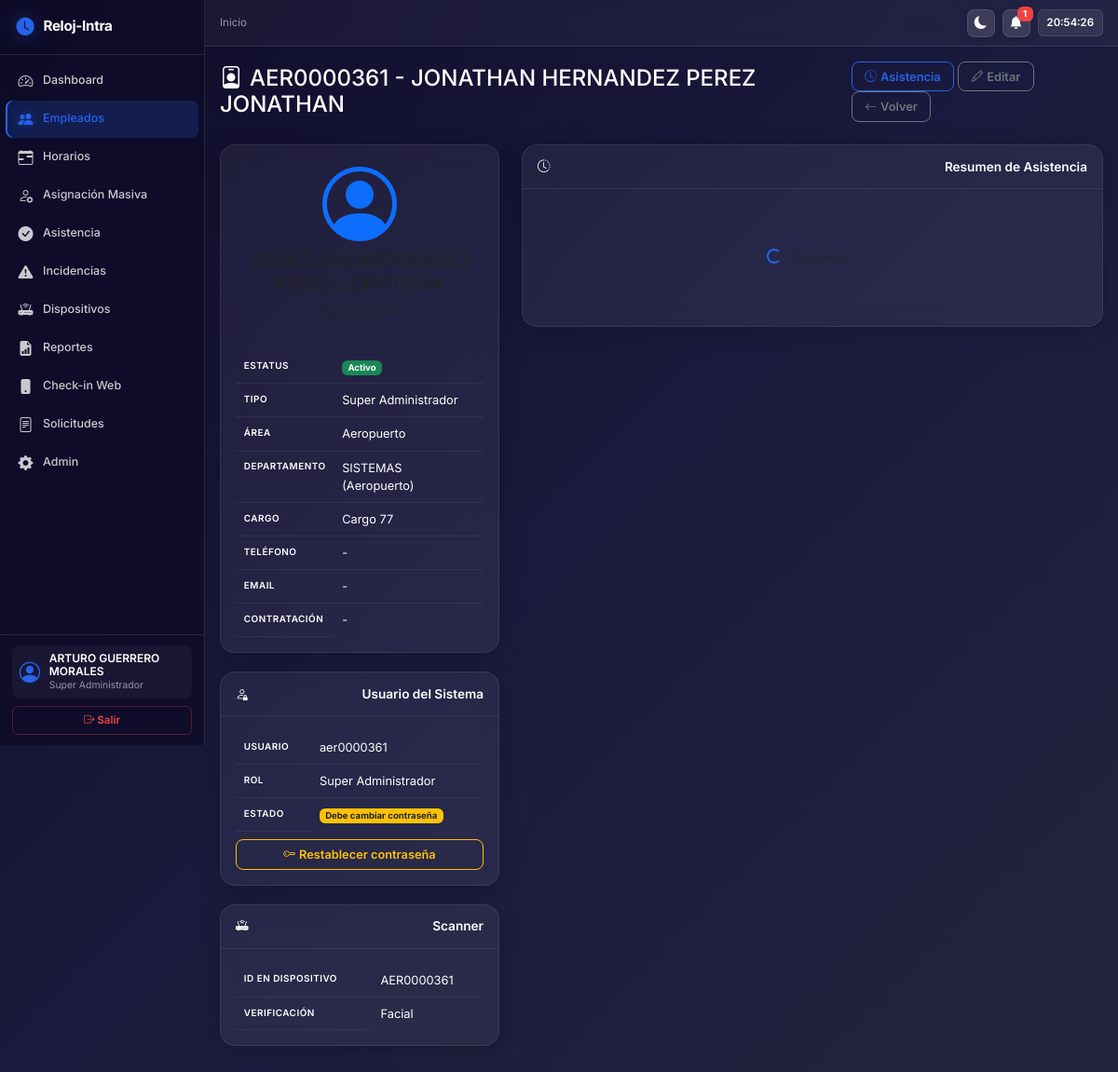
The app's page /empleados/257/ (signed in) with its own data.
### apps/cuentas/models.py (models this page shows, shortened)
class Usuario(AbstractUser):
    ROLES = [
        ('normal', 'Normal'),
        ('admin', 'Administrador'),
        ('superadmin', 'Super Administrador'),
    ]
    rol = models.CharField('Rol', max_length=20, choices=ROLES, default='normal')
    debe_cambiar_password = models.BooleanField('Debe cambiar contraseña', default=False)
    class Meta:
        verbose_name = 'Usuario'
        verbose_name_plural = 'Usuarios'
        db_table = 'usuarios'

### apps/empleados/models.py (models this page shows, shortened)
class Empleado(models.Model):
    ESTATUS = [
        ('activo', 'Activo'),
        ('inactivo', 'Inactivo'),
        ('renuncia', 'Renuncia'),
    ]
    TIPO_EMPLEADO = [
        ('empleado', 'Empleado'),
        ('admin', 'Administrador'),
        ('superadmin', 'Super Administrador'),
    ]
    TIPO_VERIFICACION = [
        ('huella', 'Huella'),
        ('facial', 'Facial'),
        ('ambos', 'Huella y Facial'),
    ]
    GENERO = [
        ('masculino', 'Masculino'),
        ('femenino', 'Femenino'),
        ('otro', 'Otro'),
    ]
    id_original = models.CharField('ID original', max_length=20, unique=True,
                                   help_text='Código del empleado ej: AER015')
    nombre = models.CharField('Nombre(s)', max_length=100)
    apellidos = models.CharField('Apellidos', max_length=200, default='')
    departamento = models.ForeignKey(
        'organizacion.Departamento', on_delete=models.SET_NULL,
        null=True, blank=True, verbose_name='Departamento'
    )
    cargo = models.ForeignKey(
        Cargo, on_delete=models.SET_NULL,
        null=True, blank=True, verbose_name='Cargo'
    )
    tipo_empleado = models.CharField('Tipo de empleado', max_length=20, choices=TIPO_EMPLEADO, default='empleado')
    telefono = models.CharField('Teléfono', max_length=20, blank=True, default='')
    email = models.EmailField('Correo electrónico', blank=True, default='')
    estatus = models.CharField('Estatus', max_length=20, choices=ESTATUS, default='activo')
    fecha_ingreso = models.DateField('Fecha de contratación', null=True, blank=True)
    fecha_renuncia = models.DateField('Fecha de renuncia', null=True, blank=True)
    fecha_recontratacion = models.DateField('Fecha de recontratación', null=True, blank=True)
    user = models.OneToOneField(
        settings.AUTH_USER_MODEL, on_delete=models.SET_NULL,
        null=True, blank=True, verbose_name='Usuario del sistema'
    )
    nss = models.CharField('NSS', max_length=20, blank=True, default='')
    ciudad = models.CharField('Ciudad', max_length=100, blank=True, default='')
    cp = models.CharField('Código Postal', max_length=10, blank=True, default='')
    nacionalidad = models.CharField('Nacionalidad', max_length=100, blank=True, default='')
    genero = models.CharField('Género', max_length=20, choices=GENERO, blank=True, default='')
    id_en_dispositivo = models.CharField('ID en scanner', max_length=50, blank=True, default='',
                                         help_text='ID del empleado dentro del dispositivo ZKTeco')
    tipo_verificacion_scanner = models.CharField(
        'Tipo verificación', max_length=20, choices=TIPO_VERIFICACION,
        default='facial', help_text='Huella, facial o ambos'
    )
    foto = models.ImageField('Foto', upload_to='fotos/', blank=True,
        validators=[FileExtensionValidator(allowed_extensions=['jpg', 'jpeg', 'png'])])
    pendiente_push = models.BooleanField('Pendiente de push al escáner', default=False,
                                         help_text='Si está activo, el dato se enviará al escáner en la próxima solicitud getrequest')
    creado_en = models.DateTimeField('Creado en', auto_now_add=True)
    actualizado_en = models.DateTimeField('Actualizado en', auto_now=True)
    class Meta:
        verbose_name = 'Empleado'
        verbose_name_plural = 'Empleados'
        db_table = 'empleados'
        ordering = ['nombre']
        indexes = [
            models.Index(fields=['estatus']),
            models.Index(fields=['departamento']),
        ]
    @property
    def nombre_completo(self):
        return f'{self.nombre} {self.apellidos}'.strip()

class Cargo(models.Model):
    nombre = models.CharField('Nombre', max_length=100, unique=True)
    class Meta:
        verbose_name = 'Cargo'
        verbose_name_plural = 'Cargos'
        db_table = 'cargos'
        ordering = ['nombre']
    def __str__(self):
        return self.nombre

### apps/organizacion/models.py (models this page shows)
class Departamento(models.Model):
    nombre = models.CharField('Nombre', max_length=100)
    area = models.ForeignKey(
        Area, on_delete=models.CASCADE,
        related_name='departamentos', verbose_name='Area'
    )
    class Meta:
        verbose_name = 'Departamento'
        verbose_name_plural = 'Departamentos'
        db_table = 'departamentos'
        ordering = ['nombre']
        unique_together = ['nombre', 'area']
    def __str__(self):
        return f'{self.nombre} ({self.area.nombre})'

class Area(models.Model):
    nombre = models.CharField('Nombre', max_length=100, unique=True)
    responsable = models.ForeignKey(
        'empleados.Empleado', on_delete=models.SET_NULL,
        null=True, blank=True, verbose_name='Responsable',
        related_name='area_responsable'
    )
    class Meta:
        verbose_name = 'Area'
        verbose_name_plural = 'Areas'
        db_table = 'areas'
        ordering = ['nombre']
    def __str__(self):
        return self.nombre

### apps/empleados/views.py (the view)
# urls.py: path('<int:pk>/', views.detalle_empleado, name='detalle-empleado'),
@login_required
def detalle_empleado(request, pk):
    empleado = get_object_or_404(
        Empleado.objects.select_related('departamento__area', 'cargo', 'user'), pk=pk
    )
    return render(request, 'empleados/detalle.html', {
        'empleado': empleado,
    })

### templates/empleados/detalle.html (shortened to what this page needs)
{% extends 'base.html' %}
{% block content %}
<div class="d-flex justify-content-between align-items-center mb-4">
  <h4 class="mb-0"><i class="bi bi-person-badge me-2"></i>{{ empleado.id_original }} - {{ empleado.nombre_completo }}</h4>
  <div>
    <a href="{% url 'detalle-asistencia' empleado.id %}" class="btn btn-outline-primary btn-sm"><i class="bi bi-clock-history me-1"></i>Asistencia</a>
    <a href="{% url 'editar-empleado' empleado.id %}" class="btn btn-outline-secondary btn-sm"><i class="bi bi-pencil me-1"></i>Editar</a>
    <a href="{% url 'lista-empleados' %}" class="btn btn-outline-secondary btn-sm"><i class="bi bi-arrow-left me-1"></i>Volver</a>
  </div>
</div>
<div class="row">
  <div class="col-md-4">
    <div class="card">
      <div class="card-body text-center">
        {% if empleado.foto %}
        <img src="{{ empleado.foto.url }}" class="rounded-circle mb-3" width="120" height="120" style="object-fit:cover;">
        {% else %}
        <i class="bi bi-person-circle display-1 text-primary mb-3"></i>
        {% endif %}
        <h5>{{ empleado.nombre_completo }}</h5>
        <p class="text-muted">{{ empleado.id_original }}</p>
        <hr>
        <table class="table table-sm small text-start">
          <tr><th>Estatus</th><td>
            {% if empleado.estatus == 'activo' %}
            <span class="badge bg-success">Activo</span>
            {% elif empleado.estatus == 'renuncia' %}
            <span class="badge bg-danger">Renuncia</span>
            {% else %}
            <span class="badge bg-secondary">Inactivo</span>
            {% endif %}
          </td></tr>
          <tr><th>Tipo</th><td>{{ empleado.get_tipo_empleado_display }}</td></tr>
          <tr><th>Área</th><td>{{ empleado.departamento.area|default:'-' }}</td></tr>
          <tr><th>Departamento</th><td>{{ empleado.departamento|default:'-' }}</td></tr>
          <tr><th>Cargo</th><td>{{ empleado.cargo|default:'-' }}</td></tr>
          <tr><th>Teléfono</th><td>{{ empleado.telefono|default:'-' }}</td></tr>
          <tr><th>Email</th><td>{{ empleado.email|default:'-' }}</td></tr>
          <tr><th>Contratación</th><td>{{ empleado.fecha_ingreso|date:'d/m/Y'|default:'-' }}</td></tr>
        </table>
      </div>
    </div>
    {% if empleado.user %}
    <div class="card mt-3">
      <div class="card-header"><i class="bi bi-person-lock me-2"></i>Usuario del Sistema</div>
      <div class="card-body">
        <table class="table table-sm small mb-2">
          <tr><th>Usuario</th><td>{{ empleado.user.username }}</td></tr>
          <tr><th>Rol</th><td>{{ empleado.user.get_rol_display }}</td></tr>
          <tr><th>Estado</th><td>
            {% if empleado.user.debe_cambiar_password %}
            <span class="badge bg-warning text-dark">Debe cambiar contraseña</span>
            {% else %}
            <span class="badge bg-success">Contraseña activa</span>
            {% endif %}
          </td></tr>
        </table>
        <a href="{% url 'restablecer-contrasena' empleado.user.id %}" class="btn btn-outline-warning btn-sm w-100"
           onclick="return confirm('¿Restablecer contraseña de {{ empleado.user.username }}? Se le asignará una nueva contraseña temporal.')">
          <i class="bi bi-key me-1"></i>Restablecer contraseña
        </a>
      </div>
    </div>
    {% endif %}
    <div class="card mt-3">
      <div class="card-header"><i class="bi bi-router-fill me-2"></i>Scanner</div>
      <div class="card-body">
        <table class="table table-sm small mb-0">
          <tr><th>ID en dispositivo</th><td>{{ empleado.id_en_dispositivo|default:'-' }}</td></tr>
          <tr><th>Verificación</th><td>{{ empleado.get_tipo_verificacion_scanner_display }}</td></tr>
        </table>
      </div>
    </div>
  </div>
  <div class="col-md-8">
    <div class="card">
      <div class="card-header"><i class="bi bi-clock-history me-2"></i>Resumen de Asistencia</div>
      <div class="card-body" id="resumen-asistencia">
        <div class="text-center text-muted py-5">
          <div class="spinner-border spinner-border-sm me-2" role="status"></div>
        </div>
      </div>
    </div>
  </div>
</div>
{% endblock %}

### templates/base.html (shortened to what this page needs)
<!DOCTYPE html>
<html lang="es-mx">
<head>
    <link href="https://cdn.jsdelivr.net/npm/bootstrap@5.3.3/dist/css/bootstrap.min.css" rel="stylesheet">
    <link rel="stylesheet" href="https://cdn.jsdelivr.net/npm/bootstrap-icons@1.11.3/font/bootstrap-icons.min.css">
    <link href="https://unpkg.com/aos@2.3.1/dist/aos.css" rel="stylesheet">
    <link rel="stylesheet" href="/static/css/style.css">
</head>
<body>
    {% if user.is_authenticated %}
    <nav class="sidebar" id="sidebar" {% if not request.resolver_match.url_name == 'login' %}data-aos="fade-right" data-aos-duration="600"{% endif %}>
        <div class="sidebar-header">
            <i class="bi bi-clock-fill"></i>
            <span class="sidebar-brand">Reloj-Intra</span>
        </div>
        <ul class="nav flex-column flex-grow-1">
            <li class="nav-item">
                <a class="nav-link {% if request.resolver_match.url_name == 'dashboard' %}active{% endif %}" href="{% url 'dashboard' %}">
                    <i class="bi bi-speedometer2"></i>
                    <span>Dashboard</span>
                </a>
            </li>
            {% if user.rol != 'normal' %}
            <li class="nav-item">
                <a class="nav-link {% if 'empleados' in request.path %}active{% endif %}" href="{% url 'lista-empleados' %}">
                    <i class="bi bi-people-fill"></i>
                    <span>Empleados</span>
                </a>
            </li>
            <li class="nav-item">
                <a class="nav-link {% if 'horarios' in request.path %}active{% endif %}" href="{% url 'lista-horarios' %}">
                    <i class="bi bi-calendar-range"></i>
                    <span>Horarios</span>
                </a>
            </li>
            <li class="nav-item">
                <a class="nav-link {% if 'asignacion-masiva' in request.path %}active{% endif %}" href="{% url 'asignacion-masiva' %}">
                    <i class="bi bi-person-gear"></i>
                    <span>Asignación Masiva</span>
                </a>
            </li>
            <li class="nav-item">
                <a class="nav-link {% if 'asistencia' in request.path %}active{% endif %}" href="{% url 'buscar-asistencia' %}">
                    <i class="bi bi-check-circle-fill"></i>
                    <span>Asistencia</span>
                </a>
            </li>
            <li class="nav-item">
                <a class="nav-link {% if 'incidencias' in request.path %}active{% endif %}" href="{% url 'lista-incidencias' %}">
                    <i class="bi bi-exclamation-triangle-fill"></i>
                    <span>Incidencias</span>
                </a>
            </li>
            <li class="nav-item">
                <a class="nav-link {% if 'dispositivos' in request.path %}active{% endif %}" href="{% url 'lista-dispositivos' %}">
                    <i class="bi bi-router-fill"></i>
                    <span>Dispositivos</span>
                </a>
            </li>
            <li class="nav-item">
                <a class="nav-link {% if 'reportes' in request.path %}active{% endif %}" href="{% url 'lista-reportes' %}">
                    <i class="bi bi-file-earmark-bar-graph-fill"></i>
                    <span>Reportes</span>
                </a>
            </li>
            {% endif %}
            <li class="nav-item">
                <a class="nav-link {% if 'registro' in request.path %}active{% endif %}" href="{% url 'checkin' %}">
                    <i class="bi bi-phone-fill"></i>
                    <span>Check-in Web</span>
                </a>
            </li>
            <li class="nav-item">
                <a class="nav-link {% if 'solicitudes' in request.path %}active{% endif %}" href="{% url 'lista-solicitudes' %}">
                    <i class="bi bi-file-text"></i>
                    <span>Solicitudes</span>
                </a>
            </li>
            {% if user.rol == 'superadmin' or user.is_superuser %}
            <li class="nav-item">
                <a class="nav-link" href="{% url 'admin:index' %}" target="_blank">
                    <i class="bi bi-gear-fill"></i>
                    <span>Admin</span>
                </a>
            </li>
            {% endif %}
        </ul>
        <div class="sidebar-footer">
            <div class="user-info mb-2">
                <i class="bi bi-person-circle"></i>
                <div>
                    <div class="user-name">{{ user.get_full_name|default:user.username }}</div>
                    <div class="user-rol">{{ user.get_rol_display }}</div>
                </div>
            </div>
            <form method="post" action="{% url 'logout' %}">
                <button type="submit" class="btn btn-outline-danger w-100">
                    <i class="bi bi-box-arrow-right"></i> Salir
                </button>
            </form>
        </div>
    </nav>
    <header class="topbar" id="topbar">
        <div class="topbar-left">
            <nav aria-label="breadcrumb">
                <ol class="breadcrumb">
                    <li class="breadcrumb-item"><a href="{% url 'dashboard' %}" style="color: var(--text-muted); text-decoration: none;">Inicio</a></li>
                </ol>
            </nav>
        </div>
        <div class="topbar-right">
            <button class="topbar-btn" onclick="toggleTheme()" title="Cambiar tema">
                <i class="bi bi-moon-fill" id="theme-icon"></i>
            </button>
            <div class="dropdown">
                <button class="topbar-btn position-relative" id="notif-bell" type="button" data-bs-toggle="dropdown" aria-expanded="false">
                    <i class="bi bi-bell-fill"></i>
                    <span class="badge d-none" id="notif-count">0</span>
                </button>
            </div>
            <div class="topbar-clock" id="topbar-clock">--:--:--</div>
        </div>
    </header>
    <main class="main-content" id="mainContent">
    {% else %}
        <div class="container">
    {% endif %}
        {% block content %}{% endblock %}
    {% if user.is_authenticated %}
    </main>
    {% else %}
    </div>
    {% endif %}
</body>
</html>

### records on screen
Usuario: get_full_name "ARTURO GUERRERO MORALES", rol "Super Administrador"
Empleado: id_original "AER0000361", nombre_completo "JONATHAN HERNANDEZ PEREZ JONATHAN", tipo_empleado "Super Administrador", departamento.area "Aeropuerto", departamento "SISTEMAS (Aeropuerto)", cargo "Cargo 77", telefono "-", email "-", fecha_ingreso "-", user.username "aer0000361", user.rol "Super Administrador", id_en_dispositivo "AER0000361", tipo_verificacion_scanner "Facial"
